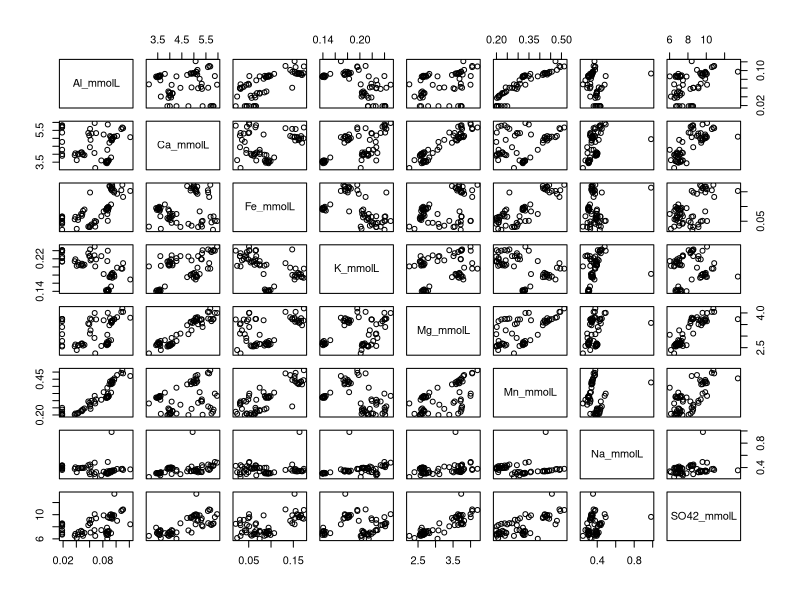
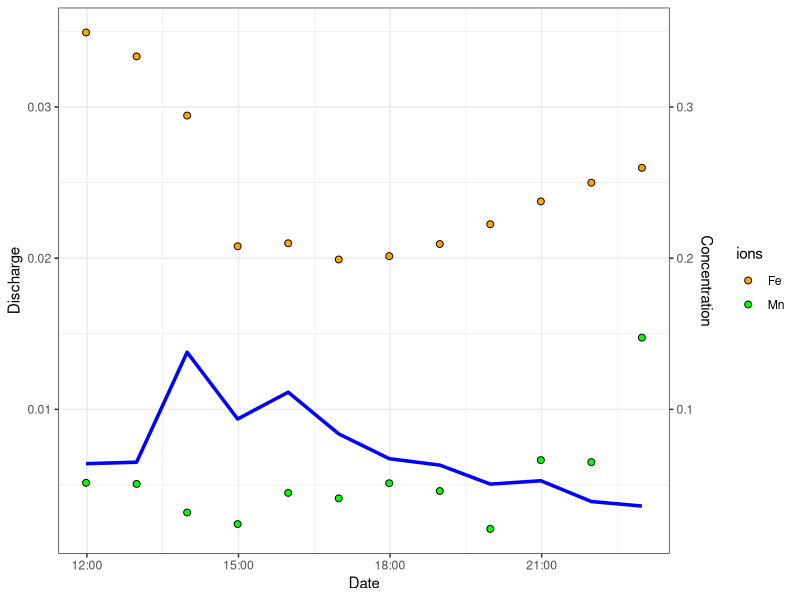
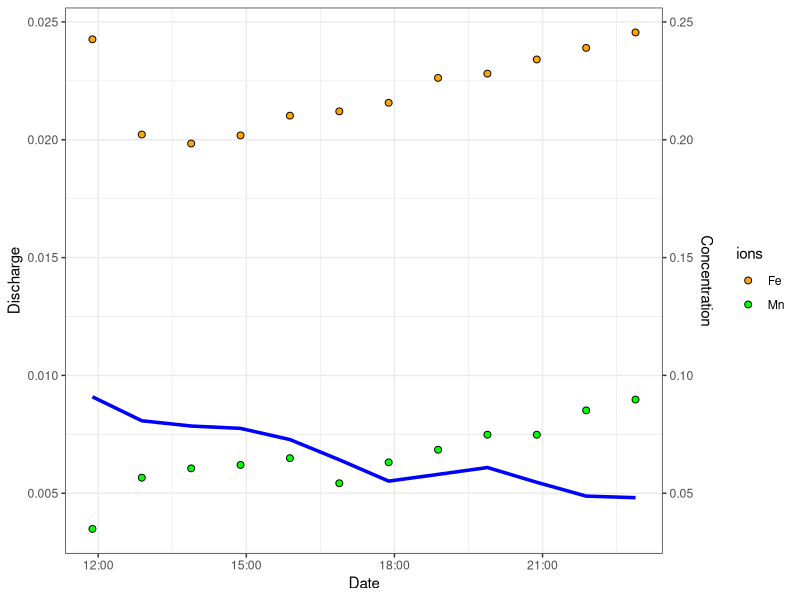
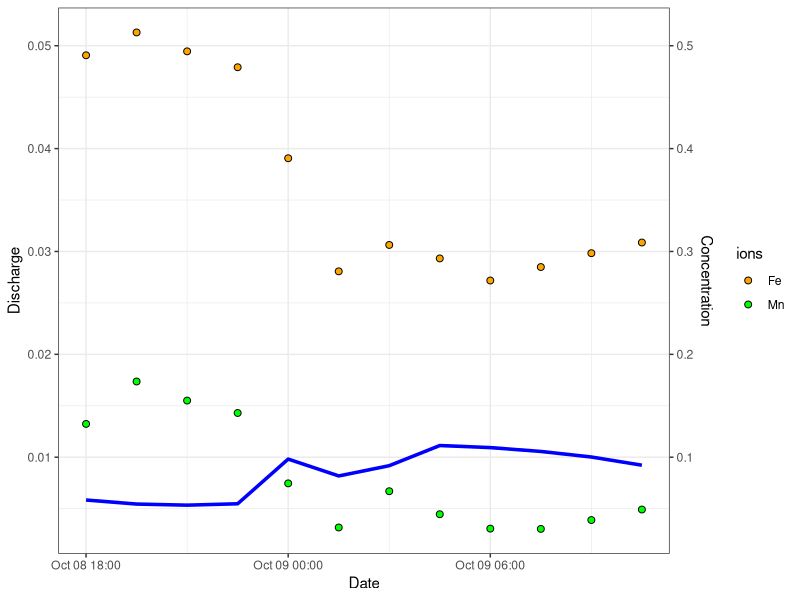
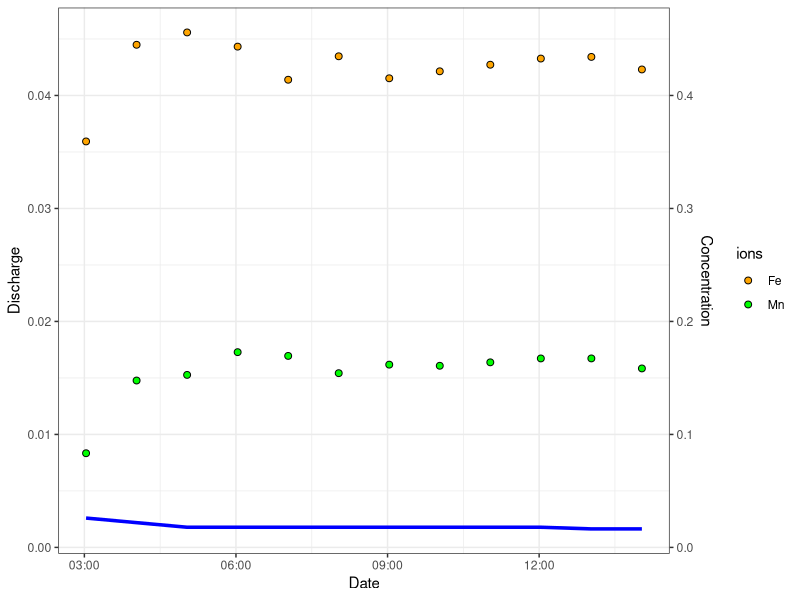
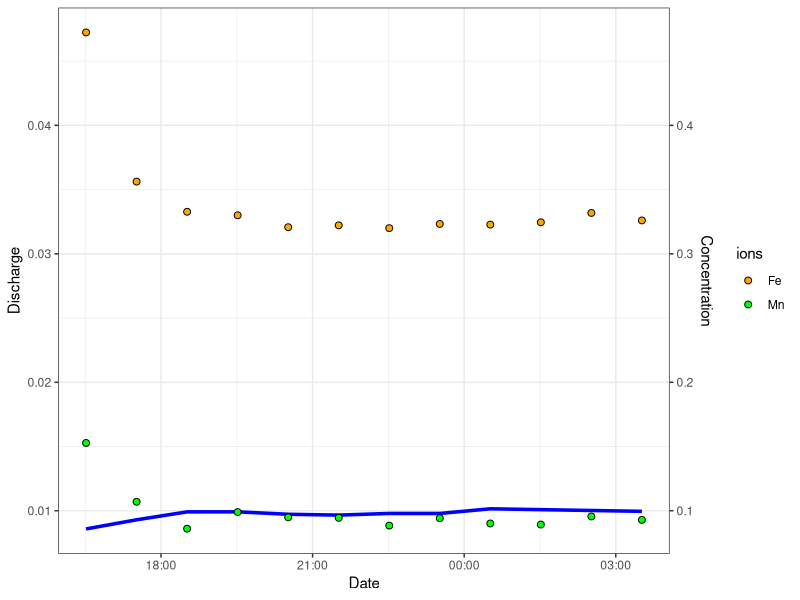

Write R code to recreate these figures, in order.
# Rename columns to be R friendly

newname<-c("sample_name","date_and_time","Q_m3s","Al_mgL","Ca_mgL","Fe_mgL","K_mgL","Mg_mgL","Mn_mgL","Na_mgL","SO42_mgL","pH","EC")
stormevents<-read.csv(file="StormEvents.csv",header=TRUE)
colnames(stormevents)<-newname

# Pull out date and time

library(lubridate)
stormevents$newdate<-mdy_hm(stormevents$date_and_time)
stormevents$year<-year(stormevents$newdate)
stormevents$doy<-yday(stormevents$newdate)
stormevents$hour<-hour(stormevents$newdate)
stormevents$min<-minute(stormevents$newdate)
stormevents$time<-stormevents$hour + stormevents$min/60

# Transform mg/L to mmol/L

stormevents$Al_mmolL<-(stormevents$Al_mgL/26.982)
stormevents$Ca_mmolL<-(stormevents$Ca_mgL/40.08)
stormevents$Fe_mmolL<-(stormevents$Fe_mgL/55.845)
stormevents$K_mmolL<-(stormevents$K_mgL/39.099)
stormevents$Mg_mmolL<-(stormevents$Mg_mgL/24.305)
stormevents$Mn_mmolL<-(stormevents$Mn_mgL/54.938)
stormevents$Na_mmolL<-(stormevents$Na_mgL/22.99)
stormevents$SO42_mmolL<-(stormevents$SO42_mgL/96.06)

# Scatter plot matrix for Al to SO42
pairs(stormevents[20:27])

# Plot July 7 event for Fe and Mn
Jul717storm<-stormevents[which(stormevents$doy == "188"),]
library(ggplot2)
yscale<-10

Jul_7_storm<-ggplot(Jul717storm,aes(x=newdate))+
  geom_line(aes(y=Q_m3s),colour="blue",size=1.2)+
  geom_point(aes(y=Fe_mmolL/yscale,fill="orange"),colour="black",pch=21,size=2)+
  geom_point(aes(y=Mn_mmolL/yscale,fill="green"),pch=21,colour="black",size=2)+
  scale_y_continuous(sec.axis=sec_axis(~.*yscale,name="Concentration"))+
  scale_fill_manual(guide="legend",name="ions",
                    values=c("orange","green"),labels=c("Fe","Mn"))+
  labs(y="Discharge",
       x="Date")+
  theme_bw()

Jul_7_storm

#Pull out processed data sheet
write.csv(Jul717storm,"July717storm.csv")

# Plot July 13 event for Fe and Mn
Jul1317storm<-stormevents[which(stormevents$doy == "194"),]
library(ggplot2)
yscale<-10

Jul_13_storm<-ggplot(Jul1317storm,aes(x=newdate))+
  geom_line(aes(y=Q_m3s),colour="blue",size=1.2)+
  geom_point(aes(y=Fe_mmolL/yscale,fill="orange"),colour="black",pch=21,size=2)+
  geom_point(aes(y=Mn_mmolL/yscale,fill="green"),pch=21,colour="black",size=2)+
  scale_y_continuous(sec.axis=sec_axis(~.*yscale,name="Concentration"))+
  scale_fill_manual(guide="legend",name="ions",
                    values=c("orange","green"),labels=c("Fe","Mn"))+
  labs(y="Discharge",
       x="Date")+
  theme_bw()

Jul_13_storm

#Pull out processed data sheet
write.csv(Jul1317storm,"July1317storm.csv")

# Plot October 8-9 event for Fe and Mn
Oct8917storm<-stormevents[which(stormevents$doy == "281"
                         | stormevents$doy == "282"),]
library(ggplot2)
yscale<-10

Oct_8_9_storm<-ggplot(Oct8917storm,aes(x=newdate))+
  geom_line(aes(y=Q_m3s),colour="blue",size=1.2)+
  geom_point(aes(y=Fe_mmolL/yscale,fill="orange"),colour="black",pch=21,size=2)+
  geom_point(aes(y=Mn_mmolL/yscale,fill="green"),pch=21,colour="black",size=2)+
  scale_y_continuous(sec.axis=sec_axis(~.*yscale,name="Concentration"))+
  scale_fill_manual(guide="legend",name="ions",
                    values=c("orange","green"),labels=c("Fe","Mn"))+
  labs(y="Discharge",
       x="Date")+
  theme_bw()

Oct_8_9_storm

#Pull out processed data sheet
write.csv(Oct8917storm,"October8917storm.csv")

# Plot October 11 event for Fe and Mn
Oct1117storm<-stormevents[which(stormevents$doy == "284"),]
library(ggplot2)
yscale<-10

Oct_11_storm<-ggplot(Oct1117storm,aes(x=newdate))+
  geom_line(aes(y=Q_m3s),colour="blue",size=1.2)+
  geom_point(aes(y=Fe_mmolL/yscale,fill="orange"),colour="black",pch=21,size=2)+
  geom_point(aes(y=Mn_mmolL/yscale,fill="green"),pch=21,colour="black",size=2)+
  scale_y_continuous(sec.axis=sec_axis(~.*yscale,name="Concentration"))+
  scale_fill_manual(guide="legend",name="ions",
                    values=c("orange","green"),labels=c("Fe","Mn"))+
  labs(y="Discharge",
       x="Date")+
  theme_bw()

Oct_11_storm

#Pull out processed data sheet
write.csv(Oct1117storm,"October1117storm.csv")

# Plot November 15-16 event for Fe and Mn
Nov151617storm<-stormevents[which(stormevents$doy == "319"
                                | stormevents$doy == "320"),]
library(ggplot2)
yscale<-10

Nov_15_16_storm<-ggplot(Nov151617storm,aes(x=newdate))+
  geom_line(aes(y=Q_m3s),colour="blue",size=1.2)+
  geom_point(aes(y=Fe_mmolL/yscale,fill="orange"),colour="black",pch=21,size=2)+
  geom_point(aes(y=Mn_mmolL/yscale,fill="green"),pch=21,colour="black",size=2)+
  scale_y_continuous(sec.axis=sec_axis(~.*yscale,name="Concentration"))+
  scale_fill_manual(guide="legend",name="ions",
                    values=c("orange","green"),labels=c("Fe","Mn"))+
  labs(y="Discharge",
       x="Date")+
  theme_bw()

Nov_15_16_storm

#Pull out processed data sheet
write.csv(Nov151617storm,"November151617storm.csv")
